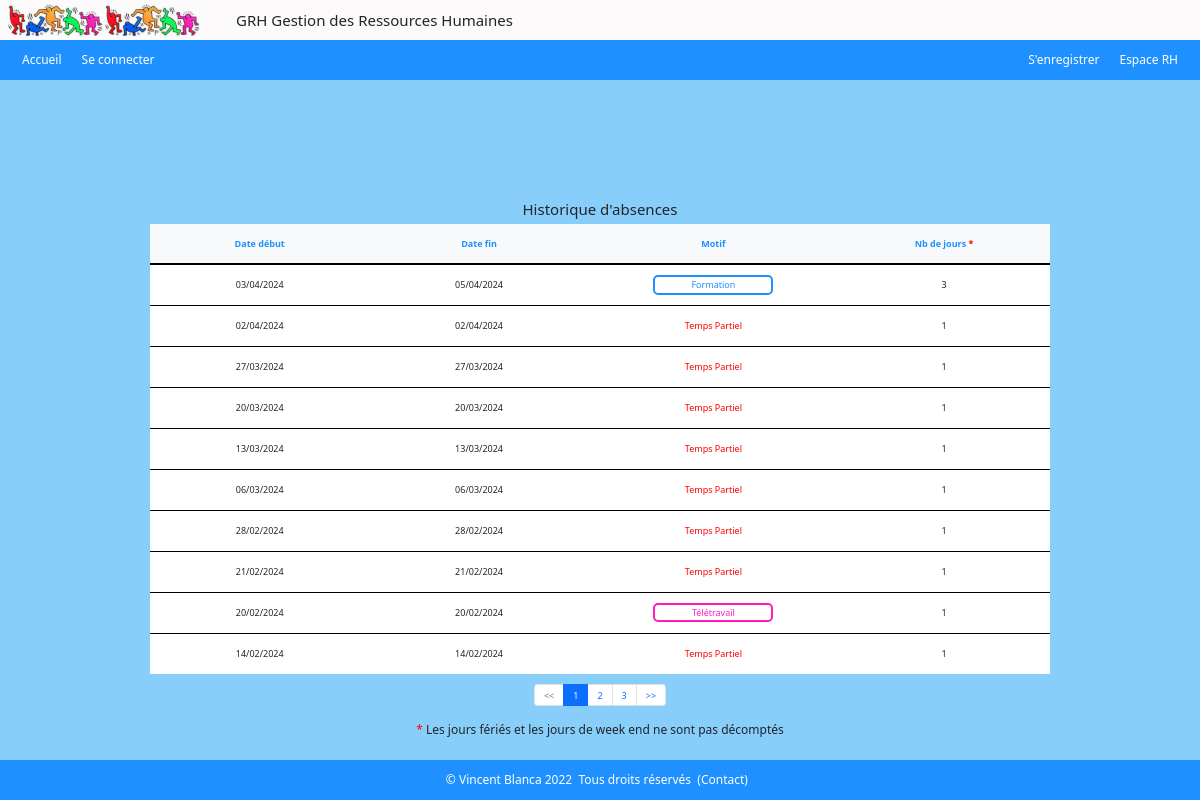
/index.php?action=histoAbsences (signed in), run on the app's committed database.
### tables this page shows
CREATE TABLE IF NOT EXISTS `conges` (
  `congeid` int NOT NULL AUTO_INCREMENT,
  `date_deb` date NOT NULL,
  `date_fin` date NOT NULL,
  `empid` int UNSIGNED NOT NULL,
  `typeid` int NOT NULL,
  PRIMARY KEY (`congeid`),
  KEY `typeid` (`typeid`),
  KEY `empid` (`empid`)
);

CREATE TABLE IF NOT EXISTS `type_conge` (
  `id` int NOT NULL AUTO_INCREMENT,
  `libelle` varchar(50) NOT NULL,
  PRIMARY KEY (`id`)
);

### controlers/controler_histo_abs.php (called while the page is built, shortened)
<?php
require ('./models/model_histo_abs.php');
function histoAbsences()
{
    $id = $_SESSION['id'];
    $req_all_abs = getAbsUser($id);
    $absences = $req_all_abs->fetchAll(PDO::FETCH_ASSOC);
    foreach($absences as $absence ) {
        $jours[] = calculJourOuvres($absence['debut'], $absence['fin']);
    }
    if(isset($_GET['page']) && !empty($_GET['page'])) {
        $page = $_GET['page'];
    } else {
        $page = 1;
    }
    $nbLignesPage = 10;
    $nbLignes     = count($absences);
    $mapage = new Pagination($page);
    $mapage->setNbPages($nbLignesPage, $nbLignes);
    $mapage->setRecords($nbLignes);
    $mapage->setNbLignesPages($nbLignesPage);
    require('./views/view_histo_abs.php');
}

### models/model_histo_abs.php (called while the page is built)
<?php
function getAbsUser($id)
{
    $bdd = $GLOBALS['bdd'];
    $req_abs = $bdd->prepare("SELECT c.date_deb AS 'debut', c.date_fin AS 'fin', tc.libelle AS 'motif', tc.id AS 'id' FROM conges c, type_conge tc, employe e WHERE c.empid = e.empid AND c.typeid = tc.id AND e.empid =:empid ORDER BY c.date_deb DESC");
    $req_abs->execute(
        [
            'empid' => $id,
        ]
    );
    return $req_abs;
}

### includes/inc_functions.php (called while the page is built, shortened)
<?php
function inverseDate($date)
{
    $tab = list($annee, $mois, $jour) = explode("-", $date);
    $date_inverse = $jour . "-" . $mois . "-" . $annee;
    return $date_inverse;
}
function formatDate($date) {
    $tab = list($jour, $mois, $annee) = explode("-", $date);
    $date_format = $jour . "/" . $mois . "/" . $annee;
    return $date_format;
}
function verifWeekEnd($date) : bool
{
    $weekend = false;
    $jour = date('l', strtotime($date));
    if (($jour == "Saturday") || ($jour == "Sunday")) {
        $weekend = true;
    }
    return $weekend;
}
function verifJourFerie($date) : bool
{
    $jourFerie = false;
    $year = date('Y');
    $easter = date('Y-m-d', easter_date($year));
    $Mondayeaster = date('Y-m-d', strtotime($easter . "+1days"));
    $ascencion = date('Y-m-d', strtotime($easter . "+39days"));
    $pentecote = date('Y-m-d', strtotime($easter . "+50days"));
    $tabJourFerie = ["$year-01-01", $Mondayeaster, "$year-05-01", "$year-05-08", $ascencion, $pentecote, "$year-07-14", "$year-08-15", "$year-11-01", "$year-11-11", "$year-12-25"];
    return $jourFerie;
}
function calculJourOuvres($debut, $fin)
{
    $jourNonDecompte = 0;
    $absences = intervalAbsence($debut, $fin);
    $nbAbs = count($absences);
    foreach($absences as $day) {
        if(verifJourFerie($day) === true OR verifWeekEnd($day) === true) {
            $jourNonDecompte++;
        }
    }
    $nbJourAbs = $nbAbs - $jourNonDecompte;
    return $nbJourAbs;
}
function intervalAbsence($debut, $fin)
{
    $start = new DateTime($debut);
    $end   = new DateTime(date('Y-m-d',strtotime($fin.'+1days')));
    $interval = new DateInterval('P1D');
    $period   = new DatePeriod($start ,$interval, $end);
    foreach($period as $day) {
        $absences [] =  $day->format('Y-m-d');
    }
    return $absences;
}

### classes/pagination.class.php (called while the page is built, shortened)
<?php
class Pagination
{
    public $nbpages;
    public $nblignespages;
    public $page;
    public function __construct(int $page)
    {
        $this->page = $page;
    }
    public function getPage() : int
    {
        return $this->page;
    }
    public function getNbPages() : int
    {
        return $this->nbpages;
    }
    public function setRecords(int $nbrecords)
    {
        $this->nbrecords = $nbrecords;
    }
    public function setNbLignesPages(int $nblignespages)
    {
        $this->nblignespages = $nblignespages;
    }
    public function setNbPages(int $nblignespages, int $nbrecords)
    {
        $this->nbpages = ceil($nbrecords / $nblignespages);
    }
    public function nextPage() : Pagination
    {
        $page = $this->page + 1;
        $nbpages = $this->nbpages;
        $next_page = new Pagination($page);
        return $next_page;
    }
    public function previousPage() : Pagination
    {
        $page = $this->page - 1;
        if ($page < 1) {
            $page = 1;
        }
        $next_page = new Pagination($page);
        return $next_page;
    }
    public function firstLine() : int
    {
        $firstLine = ($this->page - 1) * $this->nblignespages;
        return $firstLine;
    }
    public function lastLine() : int
    {
        $lastLine = ($this->page * $this->nblignespages) - 1;
        return $lastLine;
    }
}

### views/view_histo_abs.php (the view, shortened to what this page needs)
<?php
require ('./includes/header.php');
?>
<div class="register">
    <h5>Historique d'absences</h5>
    <table class="tableau">
        <thead>
            <tr>
                <th>Date début</th>
                <th>Date fin</th>
                <th>Motif</th>
                <th>Nb de jours&nbsp;<span>*</span></th>
            </tr>
        </thead>
        <tbody>
            <?php if($absences) :
                for ($i=$mapage->firstLine(); $i <= $mapage->lastLine(); $i++) : ?>
                    <tr>
                        <td><?= formatDate(inverseDAte($absences[$i]['debut'])) ?></td>
                        <td><?= formatDate(inverseDAte($absences[$i]['fin'])) ?></td>
                        <td><span class="conges<?= $absences[$i]['id'] ?>"><?= $absences[$i]['motif'] ?></span></td>
                        <td><?= $jours[$i] ?></td>
                    </tr>
                <?php
                endfor;
            else : ?>
                <tr><td colspan='4' style="color: white; background-color: dodgerblue; height: 40px;">Aucune absence à ce jour</td></tr>
            <?php
            endif;
            ?>
        </tbody>
    </table>
    <div class="pageform">
        <ul class="pagination">
            <li class="page-item <?= ($mapage->getPage() == 1) ? "disabled" : "" ?>">
                <a href="index.php?action=histoAbsences&page=<?= $mapage->previousPage()->getPage() ?>" class="page-link"><<</a>
            </li>
            <?php for ($i = 1; $i <= $mapage->getNbPages(); $i++) : ?>
                <li class="page-item <?= ($mapage->getPage() == $i) ? "active" : "" ?>">
                    <a href="index.php?action=histoAbsences&page=<?= $i ?>" class="page-link"><?= $i ?></a>
                </li>
            <?php endfor; ?>
            <li class="page-item <?= ($mapage->getPage() == $mapage->getNbPages()) ? "disabled" : "" ?>">
                <a href="index.php?action=histoAbsences&page=<?= $mapage->nextPage()->getPage() ?>" class="page-link">>></a>
            </li>
        </ul>
    </div>
    <h6 class="champs"><span>*</span>&nbsp;Les jours fériés et les jours de week end ne sont pas décomptés</h6>
</div>
<?php
 require('./includes/footer.php');
?>

### css/monstyle.css (style rules this page uses)
html, body { margin:0; padding:0; height:100%; }
body { background-color: #fcfafb; }
.register { height: calc(100% - 240px); background-color: #fcfafb; }
.register { display: flex; padding-top: 50px; align-items: center; flex-direction: column; }
span { color : red; }
.register>.tableau { width: calc(100% - 900px); background-color: white; }
tbody { text-align: center; }
.tableau>thead { color: dodgerblue; text-align: center; }
.tableau>thead>tr { background-color: #f8f9fa; border-bottom : 2px solid black; height: 40px; }
.tableau>tbody>tr { height: 41px; border-bottom: 1px solid black; }
.tableau>tbody>tr:last-child { border-bottom: none; }
.tableau>tbody>tr>td { width: 340px; }
.pageform { margin-top: 10px; }
span.conges1, span.conges2, span.conges3, span.conges4 { border-radius: 5px 5px; padding: 1px; text-align: center; display: inline-block; width: 120px; }
span.conges2 { border: 2px solid dodgerblue; color: dodgerblue; }
span.conges3 { border: 2px solid #ff1bbe; color: #ff1bbe; }
h6.champs { margin-top: 5px; }

### css/laptop.css (style rules this page uses)
html, body, div.register, div.registration, div.civilite { font-size: 0.75rem; }
div.register { height: calc(100% - 120px); background-color:lightskyblue; }
h6.champs, h6.lien_form { margin-top: 5px; }
div.register>.tableau { width: 900px; }

### data on the page
conges: date_deb "03/04/2024", date_fin "05/04/2024", typeid.libelle "Formation", i "3"
conges: date_deb "02/04/2024", date_fin "02/04/2024", typeid.libelle "Temps Partiel", i "1"
conges: date_deb "27/03/2024", date_fin "27/03/2024", typeid.libelle "Temps Partiel", i "1"
conges: date_deb "20/03/2024", date_fin "20/03/2024", typeid.libelle "Temps Partiel", i "1"
conges: date_deb "13/03/2024", date_fin "13/03/2024", typeid.libelle "Temps Partiel", i "1"
conges: date_deb "06/03/2024", date_fin "06/03/2024", typeid.libelle "Temps Partiel", i "1"
conges: date_deb "28/02/2024", date_fin "28/02/2024", typeid.libelle "Temps Partiel", i "1"
conges: date_deb "21/02/2024", date_fin "21/02/2024", typeid.libelle "Temps Partiel", i "1"
conges: date_deb "20/02/2024", date_fin "20/02/2024", typeid.libelle "Télétravail", i "1"
conges: date_deb "14/02/2024", date_fin "14/02/2024", typeid.libelle "Temps Partiel", i "1"
